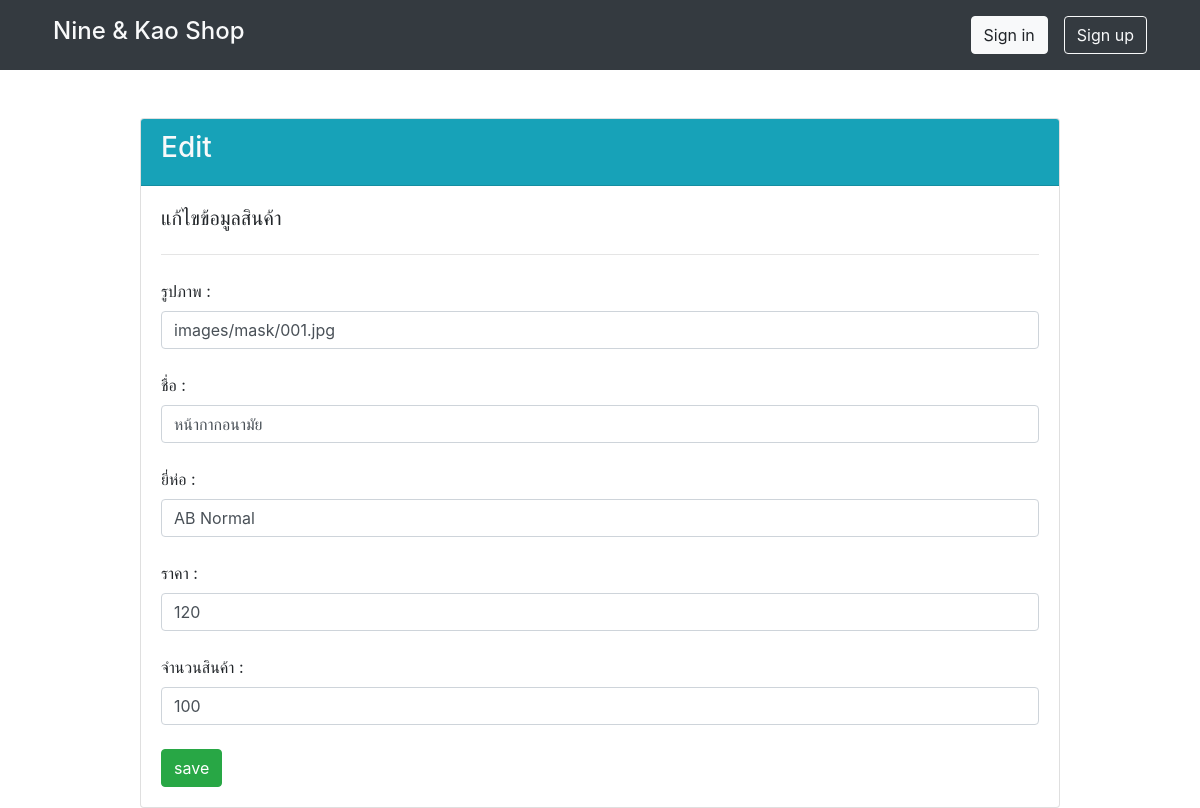
Screenshot of /shop/edit_page.php?id=1 with the database file from the repository.
### tables this page shows
CREATE TABLE `tbl_product` (
  `id` int(11) NOT NULL,
  `image` text NOT NULL,
  `name` text NOT NULL,
  `type` text NOT NULL,
  `price` int(11) NOT NULL,
  `amount` int(11) NOT NULL,
  `vote` int(11) NOT NULL
);

### shop/edit_page.php (the view, shortened to what this page needs)
<!DOCTYPE html>
<html lang="th" dir="ltr">
  <head>
    <link rel="stylesheet" href="css/bootstrap.css">
  </head>
  <body>
    <div class="container mt-5">
      <div class="row">
        <div class="col-1"></div>
        <div class="col-10">
          <div class="card">
            <div class="card-header bg-info">
              <h3 class="text-light">Edit</h3>
            </div>
            <div class="card-body">
              <?php
                include "connect.php";
                $id = $_GET['id'];
                $sql = "SELECT * FROM tbl_product WHERE id='$id'";
                $result = $con->query($sql);
                $row = $result->fetch_assoc();
              ?>
              <form action="edit_script.php?id=<?php echo $row['id'] ?>" method="post">
                <div class="row">
                  <div class="col-12">
                    <h5>แก้ไขข้อมูลสินค้า</h5>
                  </div>
                  <div class="col-12">
                    <hr>
                  </div>
                  <div class="col-12 mt-2">
                    <label>รูปภาพ :</label>
                    <input class="form-control" placeholder="รูปภาพ" type="text" name="image_edit" value="<?php echo $row['image']; ?>" required>
                  </div>
                  <div class="col-12 mt-4">
                    <label>ชื่อ :</label>
                    <input class="form-control" placeholder="ชื่อ" type="text" name="name_edit" value="<?php echo $row['name']; ?>" required>
                  </div>
                  <div class="col-12 mt-4">
                    <label>ยี่ห่อ :</label>
                    <input class="form-control" placeholder="ยี่ห่อ" type="text" name="type_edit" value="<?php echo $row['type']; ?>" required>
                  </div>
                  <div class="col-12 mt-4">
                    <label>ราคา :</label>
                    <input class="form-control" placeholder="ราคา" type="text" name="price_edit" value="<?php echo $row['price']; ?>" required>
                  </div>
                  <div class="col-12 mt-4">
                    <label>จำนวนสินค้า :</label>
                    <input class="form-control" placeholder="จำนวนสินค้า" type="text" name="amount_edit" value="<?php echo $row['amount']; ?>" required>
                  </div>
                  <div class="col-12 mt-4">
                    <button class="btn btn-success" type="submit">save</button>
                  </div>
                </div>
              </form>
            </div>
          </div>
        </div>
      </div>
    </div>
  </body>
</html>

### rows the page displays
tbl_product: image_edit "images/mask/001.jpg", name_edit "หน้ากากอนามัย", type_edit "AB Normal", price_edit "120", amount_edit "100"
